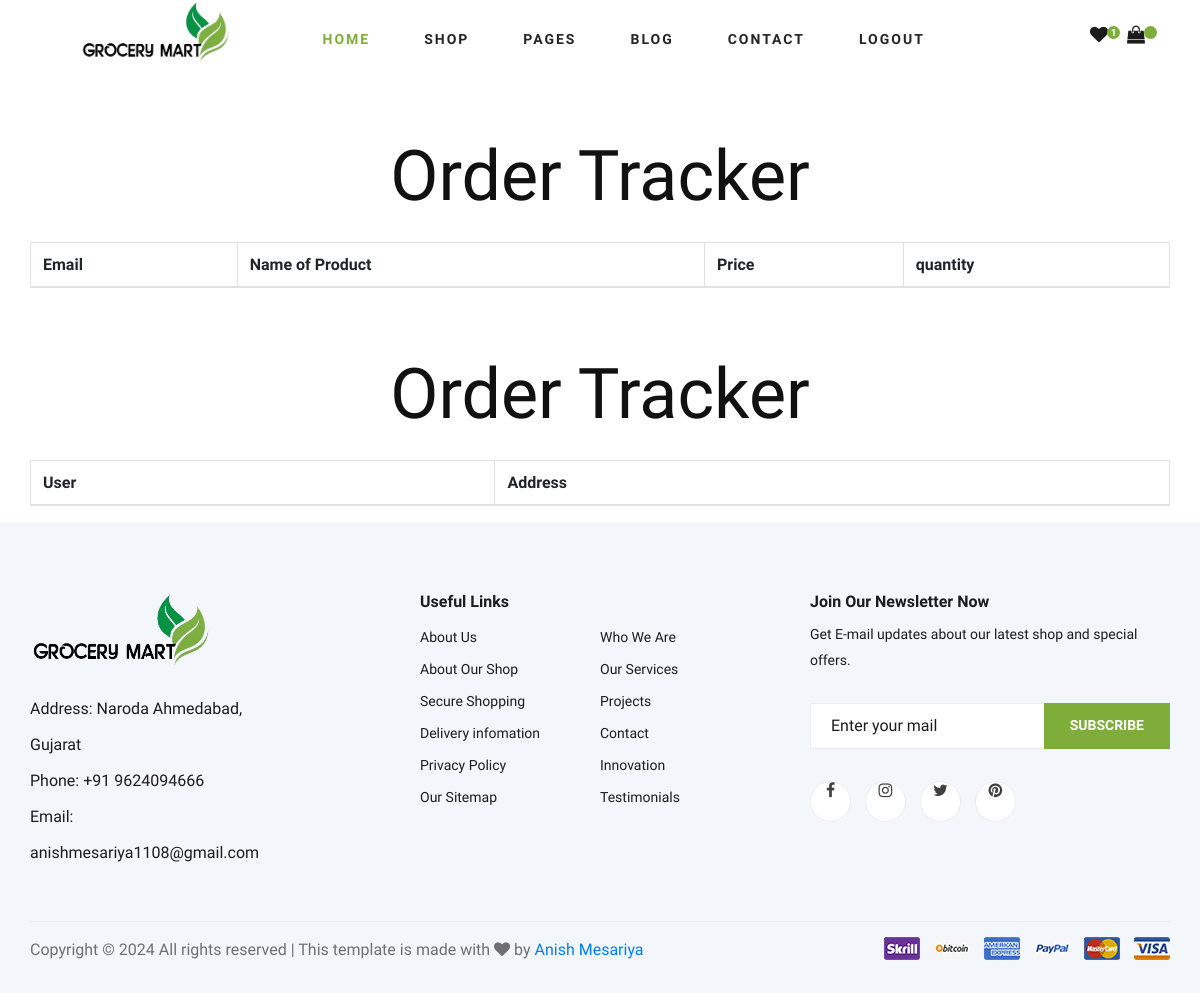
/order (signed in), run on an earlier commit of the app's database.
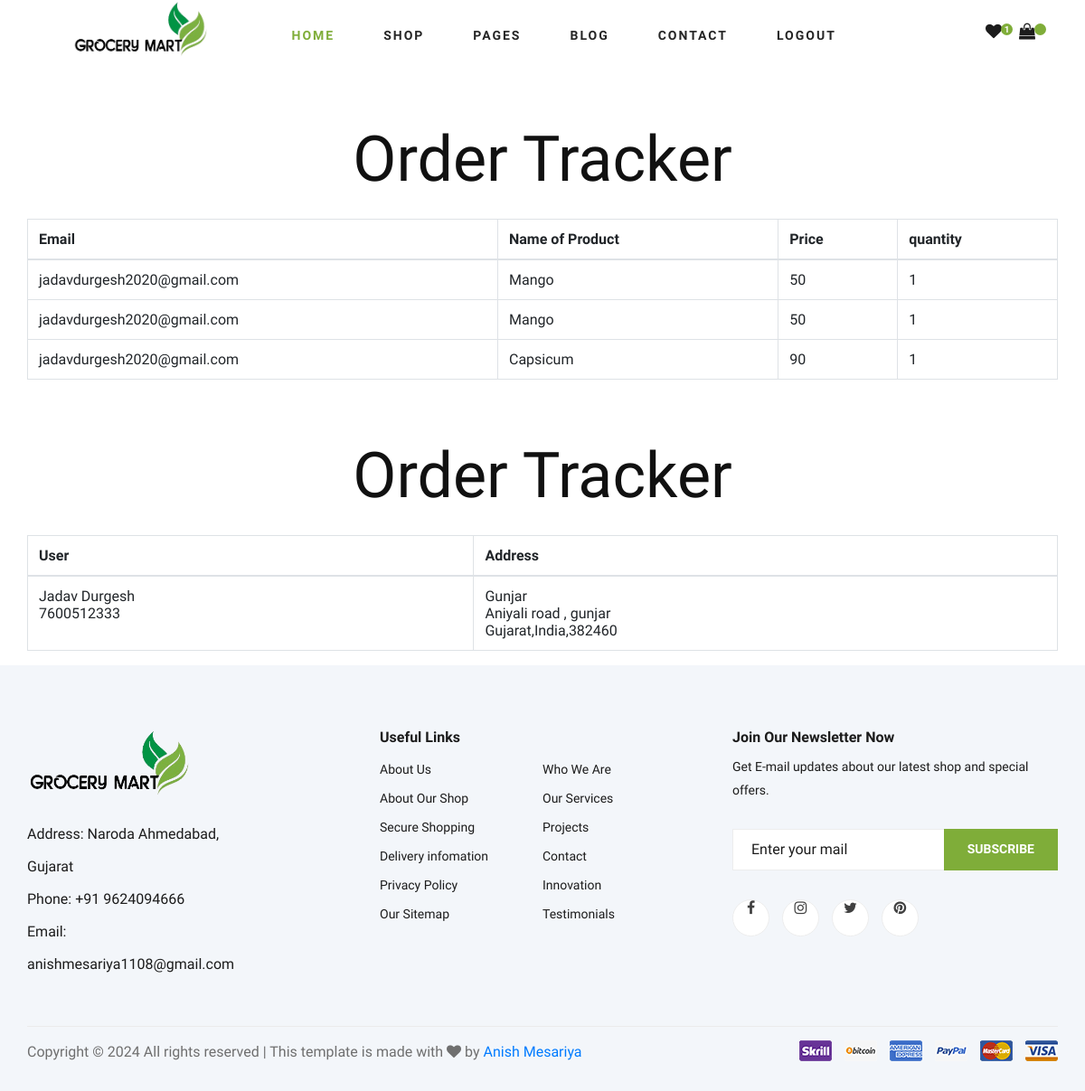
And on a later commit of the database.
### myapp/models.py (models this page shows)
class Order(models.Model):
    user_id = models.ForeignKey(User,on_delete=models.CASCADE)
    name = models.CharField(max_length=30)
    qty = models.IntegerField()
    price = models.IntegerField()

class User(models.Model):
    email = models.CharField(max_length=50)
    password = models.CharField(max_length=50)
    otp = models.IntegerField(default=1234)
    def __str__(self):
        return self.email

class Address(models.Model):
    user_id = models.ForeignKey(User,on_delete=models.CASCADE)
    first_name = models.CharField(max_length=15)
    last_name = models.CharField(max_length=15)
    user_name = models.CharField(max_length=10)
    email = models.EmailField()
    address = models.TextField()
    address_2 = models.TextField()
    country = models.CharField(max_length=10)
    state = models.CharField(max_length=10)
    pincode = models.IntegerField()
    list = models.TextField()

### myapp/views.py (the view)
# urls.py: path('order', views.order, name='order'),
def order(request):
    uid = User.objects.get(email = request.session['email'])
    oid = Order.objects.filter(user_id=uid)
    aid = Address.objects.filter(user_id=uid)
    did = Add_to_cart.objects.all().delete()
    con = {
        'oid' : oid,
        'aid' : aid,
    }
    return render(request,"myapp/order.html",con)

### myapp/templates/myapp/order.html
{% extends 'myapp/index.html' %}
{% load static %}
{% block content %}
    <div class="container mt-5">
        <h1 class="text-center mb-4">Order Tracker</h1>
        <div class="table-responsive">
            <table class="table table-bordered">
                <thead>
                    <tr>
                        <th>Email</th>
            <th>Name of Product</th>
            <th>Price</th>
            <th>quantity</th>
          </tr>
        </thead>
        <tbody>
          {% for i in oid %}
          <tr>
              <td>{{i.user_id}}</td>
              <td>{{i.name}}</td>
            <td>{{i.price}}</td>
            <td>{{i.qty}}</td>
          </tr>
          {% endfor %}
        </tbody>
      </table>
    </div>
</div>
  <div class="container mt-5">
    <h1 class="text-center mb-4">Order Tracker</h1>
    <div class="table-responsive">
      <table class="table table-bordered">
        <thead>
          <tr>
            <th>User</th>
            <th>Address</th>
          </tr>
        </thead>
        <tbody>
         {% for i in aid %}
          <tr>
              <td>{{i.first_name}} {{i.last_name}} <br> {{i.user_name}} </td>
              <td>{{i.address}} <br> {{i.address_2}} <br>{{i.state}},{{i.country}},{{i.pincode}}</td>
          </tr>
          {% endfor %}
        </tbody>
      </table>
    </div>
  </div>
  {% endblock %}

### myapp/templates/myapp/index.html (shortened to what this page needs)
{% load static %}
<html lang="zxx">
<head>
    <link rel="stylesheet" href="{% static 'css/bootstrap.min.css' %}" type="text/css">
    <link rel="stylesheet" href="{% static 'css/font-awesome.min.css' %}" type="text/css">
    <link rel="stylesheet" href="{% static 'css/elegant-icons.css' %}" type="text/css">
    <link rel="stylesheet" href="{% static 'css/nice-select.css' %}" type="text/css">
    <link rel="stylesheet" href="{% static 'css/jquery-ui.min.css' %}" type="text/css">
    <link rel="stylesheet" href="{% static 'css/owl.carousel.min.css' %}" type="text/css">
    <link rel="stylesheet" href="{% static 'css/slicknav.min.css' %}" type="text/css">
    <link rel="stylesheet" href="{% static 'css/style.css' %}" type="text/css">
</head>
<body>
    <header class="header">
        <div class="container">
            <div class="row">
                <div class="col-lg-3">
                    <div class="header__logo" style="width: 200px; padding-left: 50px; padding-top:0px">
                        <a href="{% url 'index' %}"><img src="{% static 'img/MartLogo.png' %}" alt=""></a>
                    </div>
                </div>
                <div class="col-lg-7">
                    <nav class="header__menu">
                        <ul>
                            <li class="active"><a href="{% url 'index' %}">Home</a></li>
                            <li><a href="{% url 'single_product' %}">Shop</a></li>
                            <li><a href="#">Pages</a>
                            </li>
                            <li><a href="{% url 'blog' %}">Blog</a></li>
                            <li><a href="{% url 'contact' %}">Contact</a></li>
                            <li><a href="{% url 'logout' %}">Logout</a></li>
                        </ul>
                    </nav>
                </div>
                <div class="col-lg-2 ">
                    <div class="header__cart">
                        <ul class="">
                            <li><a href="#"><i class="fa fa-heart"></i> <span>1</span></a></li>
                            <li><a href="/shoping_cart/"><i class="fa fa-shopping-bag"></i> <span>{{lid}}</span></a></li>
                        </ul>
                    </div>
                </div>
            </div>
        </div>
    </header>
    {% block content %}{% endblock %}
    <footer class="footer spad">
        <div class="container">
            <div class="row">
                <div class="col-lg-3 col-md-6 col-sm-6">
                    <div class="footer__about">
                        <div class="footer__about__logo">
                            <a href="{% url 'index' %}"><img src="{% static 'img/MartLogo.png' %}" style=" width: 180px;" alt=""></a>
                        </div>
                        <ul>
                            <li>Address: Naroda Ahmedabad, Gujarat</li>
                            <li>Phone: +91 9624094666</li>
                            <li>Email: anishmesariya1108@gmail.com</li>
                        </ul>
                    </div>
                </div>
                <div class="col-lg-4 col-md-6 col-sm-6 offset-lg-1">
                    <div class="footer__widget">
                        <h6>Useful Links</h6>
                        <ul>
                            <li><a href="#">About Us</a></li>
                            <li><a href="#">About Our Shop</a></li>
                            <li><a href="#">Secure Shopping</a></li>
                            <li><a href="#">Delivery infomation</a></li>
                            <li><a href="#">Privacy Policy</a></li>
                            <li><a href="#">Our Sitemap</a></li>
                        </ul>
                        <ul>
                            <li><a href="#">Who We Are</a></li>
                            <li><a href="#">Our Services</a></li>
                            <li><a href="#">Projects</a></li>
                            <li><a href="#">Contact</a></li>
                            <li><a href="#">Innovation</a></li>
                            <li><a href="#">Testimonials</a></li>
                        </ul>
                    </div>
                </div>
                <div class="col-lg-4 col-md-12">
                    <div class="footer__widget">
                        <h6>Join Our Newsletter Now</h6>
                        <p>Get E-mail updates about our latest shop and special offers.</p>
                        <form action="#">
                            <input type="text" placeholder="Enter your mail">
                            <button type="submit" class="site-btn">Subscribe</button>
                        </form>
                        <div class="footer__widget__social">
                            <a href="#"><i class="fa fa-facebook"></i></a>
                            <a href="#"><i class="fa fa-instagram"></i></a>
                            <a href="#"><i class="fa fa-twitter"></i></a>
                            <a href="#"><i class="fa fa-pinterest"></i></a>
                        </div>
                    </div>
                </div>
            </div>
            <div class="row">
                <div class="col-lg-12">
                    <div class="footer__copyright">
                        <div class="footer__copyright__text">
                            <p>
                                Copyright &copy;
                                <script>document.write(new Date().getFullYear());</script> All rights reserved | This
                                template is made with <i class="fa fa-heart" aria-hidden="true"></i> by <a
                                    href="#" target="_blank">Anish Mesariya</a>
                            </p>
                        </div>
                        <div class="footer__copyright__payment"><img src="{% static 'img/payment-item.png' %}" alt="">
                        </div>
                    </div>
                </div>
            </div>
        </div>
    </footer>
</body>
</html>

### myapp/static/css/style.css (style rules this page uses)
html, body { height: 100%; font-family: "Cairo", sans-serif; -webkit-font-smoothing: antialiased; font-smoothing: antialiased; }
h1, h2, h3, h4, h5, h6 { margin: 0; color: #111111; font-weight: 400; font-family: "Cairo", sans-serif; }
h1 { font-size: 70px; }
h6 { font-size: 16px; }
p { font-size: 16px; font-family: "Cairo", sans-serif; color: #6f6f6f; font-weight: 400; line-height: 26px; margin: 0 0 15px 0; }
img { max-width: 100%; }
ul, ol { padding: 0; margin: 0; }
.spad { padding-top: 100px; padding-bottom: 100px; }
.site-btn { font-size: 14px; color: #ffffff; font-weight: 800; text-transform: uppercase; display: inline-block; padding: 13px 30px 12px; background: #7fad39; border: none; }
.header__logo { padding: 15px 0; }
.header__logo a { display: inline-block; }
.header__menu { padding: 24px 0; }
.header__menu ul li { list-style: none; display: inline-block; margin-right: 50px; position: relative; }
.header__menu ul li.active a { color: #7fad39; }
.header__menu ul li:last-child { margin-right: 0; }
.header__menu ul li a { font-size: 14px; color: #252525; text-transform: uppercase; font-weight: 700; letter-spacing: 2px; -webkit-transition: all, 0.3s; -moz-transition: all, 0.3s; -ms-transition: all, 0.3s; -o-transition: all, 0.3s; transition: all, 0.3s; padding: 5px 0; display: block; }
.header__cart { text-align: right; padding: 24px 0; }
.header__cart ul { display: inline-block; margin-right: 25px; }
.header__cart ul li { list-style: none; display: inline-block; margin-right: 15px; }
.header__cart ul li:last-child { margin-right: 0; }
.header__cart ul li a { position: relative; }
.header__cart ul li a i { font-size: 18px; color: #1c1c1c; }
.header__cart ul li a span { height: 13px; width: 13px; background: #7fad39; font-size: 10px; color: #ffffff; line-height: 13px; text-align: center; font-weight: 700; display: inline-block; border-radius: 50%; position: absolute; top: 0; right: -12px; }
.footer { background: #F3F6FA; padding-top: 70px; padding-bottom: 0; }
.footer__about { margin-bottom: 30px; }
.footer__about ul li { font-size: 16px; color: #1c1c1c; line-height: 36px; list-style: none; }
.footer__about__logo { margin-bottom: 15px; }
.footer__about__logo a { display: inline-block; }
.footer__widget { margin-bottom: 30px; overflow: hidden; }
.footer__widget h6 { color: #1c1c1c; font-weight: 700; margin-bottom: 10px; }
.footer__widget ul { width: 50%; float: left; }
.footer__widget ul li { list-style: none; }
.footer__widget ul li a { color: #1c1c1c; font-size: 14px; line-height: 32px; }
.footer__widget p { font-size: 14px; color: #1c1c1c; margin-bottom: 30px; }
.footer__widget form { position: relative; margin-bottom: 30px; }
.footer__widget form input { width: 100%; font-size: 16px; padding-left: 20px; color: #1c1c1c; height: 46px; border: 1px solid #ededed; }
.footer__widget form input::placeholder { color: #1c1c1c; }
.footer__widget form button { position: absolute; right: 0; top: 0; padding: 0 26px; height: 100%; }
.footer__widget .footer__widget__social a { display: inline-block; height: 41px; width: 41px; font-size: 16px; color: #404040; border: 1px solid #ededed; border-radius: 50%; line-height: 38px; text-align: center; background: #ffffff; -webkit-transition: all, 0.3s; -moz-transition: all, 0.3s; -ms-transition: all, 0.3s; -o-transition: all, 0.3s; transition: all, 0.3s; margin-right: 10px; }
.footer__widget .footer__widget__social a:last-child { margin-right: 0; }
.footer__copyright { border-top: 1px solid #ebebeb; padding: 15px 0; overflow: hidden; margin-top: 20px; }
.footer__copyright__text { font-size: 14px; color: #1c1c1c; float: left; line-height: 25px; }
.footer__copyright__payment { float: right; }
@media only screen and (min-width: 1200px) { .container { max-width: 1170px; } }

What changed in the data, as far as the page shows it:
added Order: user_id "jadavdurgesh2020@gmail.com", name "Mango", price "50", qty "1"
added Order: user_id "jadavdurgesh2020@gmail.com", name "Mango", price "50", qty "1"
added Order: user_id "jadavdurgesh2020@gmail.com", name "Capsicum", price "90", qty "1"
now on this page (row edited): Address: first_name "Jadav", last_name "Durgesh", user_name "7600512333", address "Gunjar", address_2 "Aniyali road , gunjar", state "Gujarat", country "India", pincode "382460"
